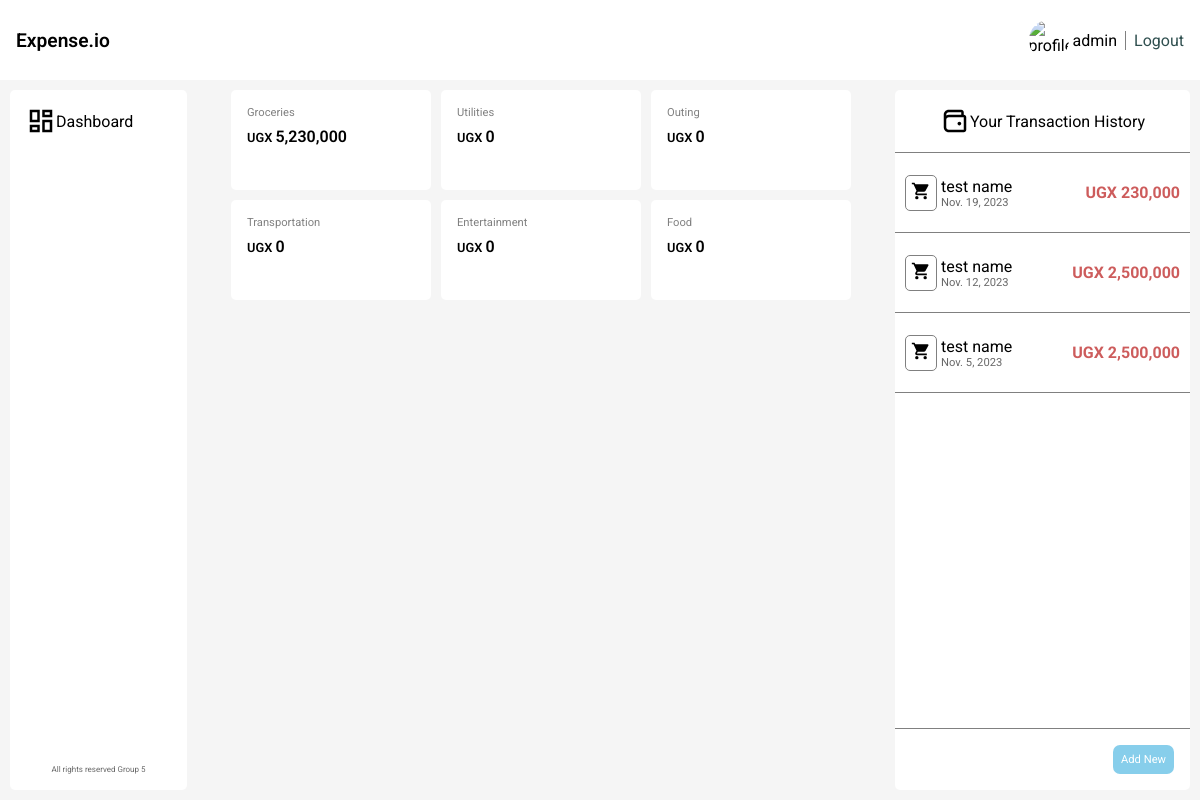
Page / (signed in) on the earlier database version.
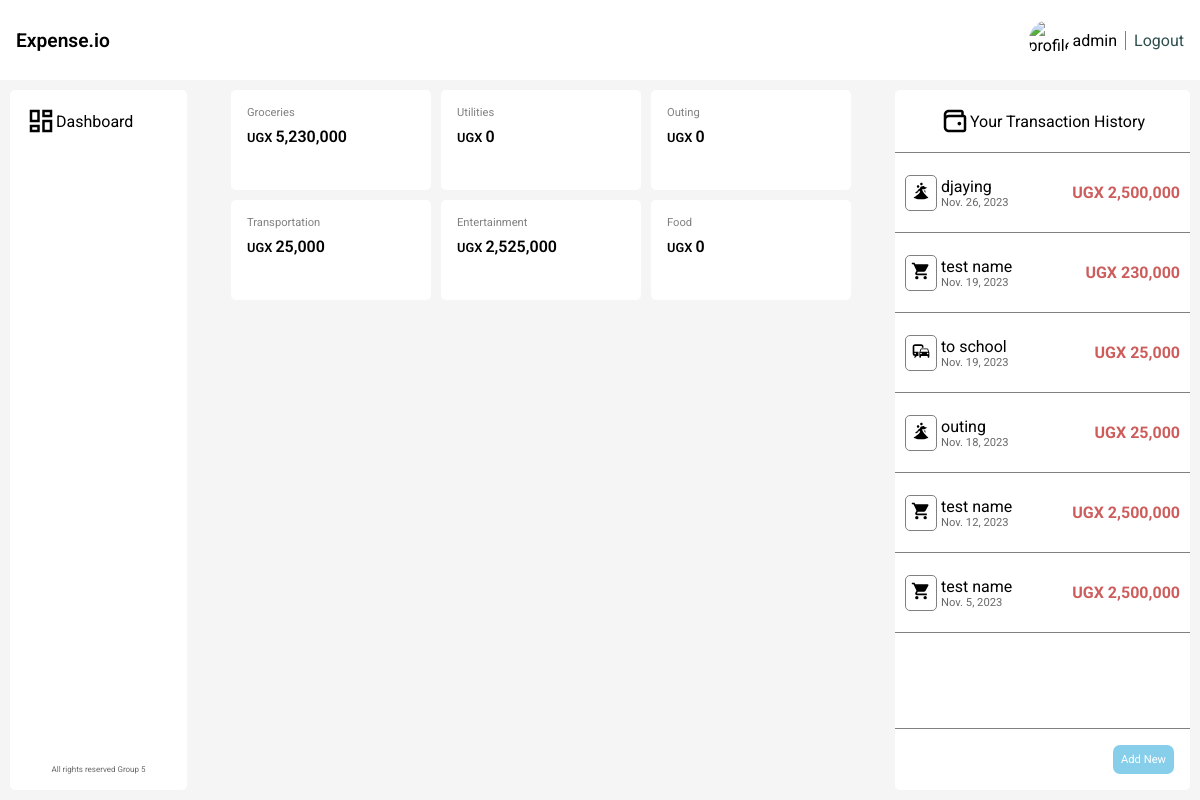
Same page on the later database version.
### core/models.py (models this page shows, shortened)
class Category(models.Model):
    name = models.CharField(max_length=50)
    created_at = models.DateTimeField(auto_now_add=True)
    def __str__(self) -> str:
        return self.name
    class Meta:
        verbose_name_plural = 'Categories'

class Expense(models.Model):
    name = models.CharField(max_length=50)
    amount = models.BigIntegerField()
    category = models.ForeignKey(Category, on_delete=models.CASCADE)
    date = models.DateField()

### core/views.py (the view)
# urls.py: path('', views.index, name='index'),
def index(request):
    categories = []
    _categories = Category.objects.all()
    for category in _categories:
        total_expenditure = category.expense_set.aggregate(Sum('amount'))['amount__sum'] or 0
        categories.append({
            'category': category,
            'total_expenditure': total_expenditure
        })
    expenses = Expense.objects.all().order_by('-date')
    context = { 'categories': categories, 'expenses': expenses }
    return render(request, 'core/index.html', context)

### core/templatetags/intcomma.py (called while the page is built)
@register.filter()
def intcomma(value):
    return "{:,}".format(int(value))

### core/templates/core/index.html (shortened to what this page needs)
{% load static %}
{% load intcomma %}
<!DOCTYPE html>
<html lang="en">
<head>
    <link rel="stylesheet" href="{% static 'css/main.css' %}">
    <link rel="stylesheet" href="{% static 'css/index.css' %}">
</head>
<body>
    <div class="body">
        <div class="navbar">
            <div class="logo">Expense.io</div>
            <div class="profile">
                {% if user.is_authenticated %}
                    <img src="{% static 'images/profile.jpg' %}" alt="profile">
                    <p class="username">
                        {{ user.username }}
                    </p>
                    <a href="{% url 'users:logout' %}">Logout</a>
                {% else %}
                    <a href="{% url 'users:register' %}">Register</a>
                    <a href="{% url 'users:login' %}">Login</a>
                {% endif %}
            </div>
        </div>
        <div class="main">
            <div class="sidebar">
                <div class="tile">
                    <svg style="width: 30px; height: auto;" xmlns="http://www.w3.org/2000/svg" viewBox="0 0 24 24">
                        <title>view-dashboard-outline</title>
                        <path
                            d="M19,5V7H15V5H19M9,5V11H5V5H9M19,13V19H15V13H19M9,17V19H5V17H9M21,3H13V9H21V3M11,3H3V13H11V3M21,11H13V21H21V11M11,15H3V21H11V15Z" />
                    </svg>
                    <span>Dashboard</span>
                </div>
                <p class="copy">All rights reserved Group 5</p>
            </div>
            <div class="categories">
                {% for category in categories %}
                    <div class="category">
                        <p class="name">{{ category.category.name }}</p>
                        <p class="total">
                            UGX
                            <span>{{ category.total_expenditure|intcomma }}</span>
                        </p>
                    </div>
                {% endfor %}
            </div>
            <div class="aside">
                <div class="header">
                    <span>Your Transaction History</span>
                </div>
                <div class="transactions">
                    {% for expense in expenses %}
                        <div class="transaction">
                            <div class="icon">
                            </div>
                            <div class="details">
                                <p class="name">{{ expense.name }}</p>
                                <p class="date">{{ expense.date }}</p>
                            </div>
                            <p class="value">
                                UGX
                                <span>{{ expense.amount|intcomma }}</span>
                            </p>
                        </div>
                    {% endfor %}
                </div>
                <div class="footer">
                    <button class="new">Add New</button>
                </div>
            </div>
        </div>
    </div>
</body>
</html>

### expense_tracker/static/css/main.css (style rules this page uses)
* { margin: 0; padding: 0; font-size: calc(0.8vh + 0.8vw); font-family: 'Roboto', Arial, Helvetica, sans-serif; box-sizing: border-box; }
body { height: 100vh; width: 100vw; }

### core/static/css/index.css (style rules this page uses)
div.body { height: 100%; width: 100%; }
div.main { background-color: whitesmoke; display: flex; height: 90%; width: 100%; padding: 10px; }
div.navbar { display: flex; justify-content: center; align-items: center; padding: 16px; height: 10%; background-color: white; }
.navbar > .logo { font-weight: 600; font-size: 1.2rem; }
.navbar > .profile { margin-left: auto; display: flex; justify-content: center; align-items: center; font-size: 0.7rem; }
.navbar > .profile a { margin-left: 8px; padding-left: 8px; border-left: 0.7px solid grey; color: darkslategrey; text-decoration: none; transition: scale 0.3s ease-in-out; }
.navbar img { width: 40px; height: 40px; border-radius: 100%; margin-right: 4px; }
div.sidebar { width: 15%; height: 100%; padding: 16px; border-radius: 5px; background-color: white; display: flex; flex-direction: column; }
.sidebar .tile { display: flex; align-items: center; }
.sidebar > .copy { font-size: 0.5rem; text-align: center; margin-top: auto; color:dimgrey; }
div.categories { width: 60%; padding: 0 10px; display: flex; flex-wrap: wrap; gap: 10px; justify-content: center; align-content: start; }
div.category { background-color: white; border-radius: 5px; height: 100px; padding: 16px; width: clamp(100px, 200px, 200px); }
.category > .name { font-size: 0.7rem; color: grey; }
.category > .total { font-weight: 600; font-size: 0.8rem; margin-top: 8px; }
div.aside { background-color: white; border-radius: 5px; height: 100%; width: 25%; display: flex; flex-direction: column; }
.aside > .header { padding: 16px 8px; border-bottom: 0.2px solid grey; display: flex; align-items: center; justify-content: center; }
.aside .transactions { max-height: 100%; flex: 1 1 auto; overflow-y: scroll; }
.aside .transaction { border-bottom: 0.2px solid grey; padding: 10px; display: flex; align-items: center; height: 80px; font-size: 23px; }
.transaction > .icon { border: 0.4px solid grey; border-radius: 5px; padding: 5px; margin-right: 4px; }
.transaction > .value { margin-left: auto; color: indianred; font-weight: bold; }
.transaction .date { color: dimgray; font-size: 0.7rem; }
.aside > .footer { margin-top: auto; padding: 16px; border-top: 0.5px solid grey; display: flex; }
.footer .new { margin-left: auto; padding: 8px; font-size: 0.7rem; background-color: skyblue; border: none; border-radius: 7px; color: white; transition: scale 0.2s ease-in-out; }

Differences in the rows shown:
computed for Category "Transportation": total_expenditure "0" → "25,000"
computed for Category "Entertainment": total_expenditure "0" → "2,525,000"
added Expense: name "djaying", date "Nov. 26, 2023", amount "2,500,000"
added Expense: name "to school", date "Nov. 19, 2023", amount "25,000"
added Expense: name "outing", date "Nov. 18, 2023", amount "25,000"
